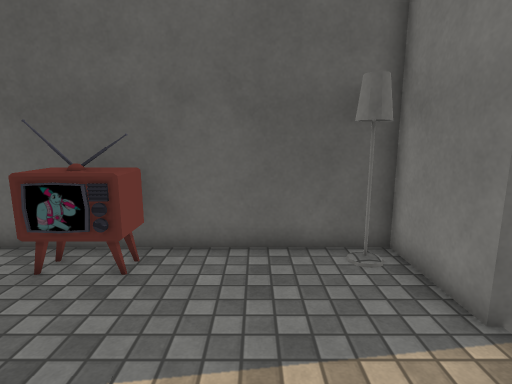
[1] (above)

16 first-person views from a walk through a 3-D level made in the Unity game engine. The camera is 1.5 m above the floor, tilts 10° down and sees 80° across. Doors are open. The floor is counted in squares, 0.5 m on a side. Each view is taken from the middle of a square. On the plan, view 1 faces up. The plan holds only what a view shows up to about 20 squares ahead; the rest is blank. The player character is not drawn. Some surface patterns are stand-ins.

[2]
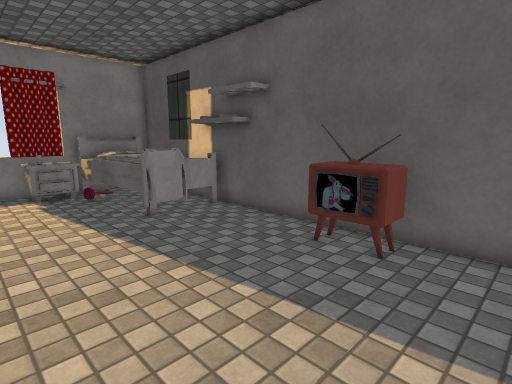

[3]
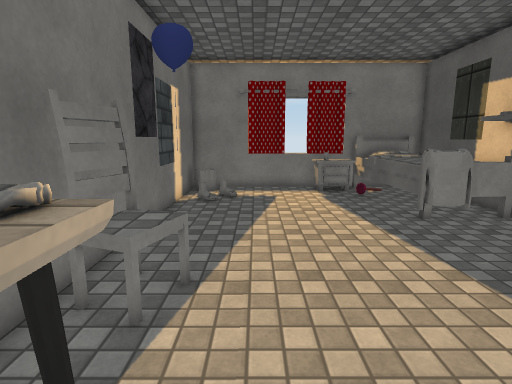

[4]
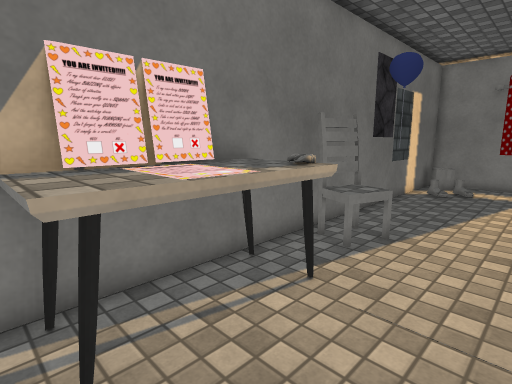

[5]
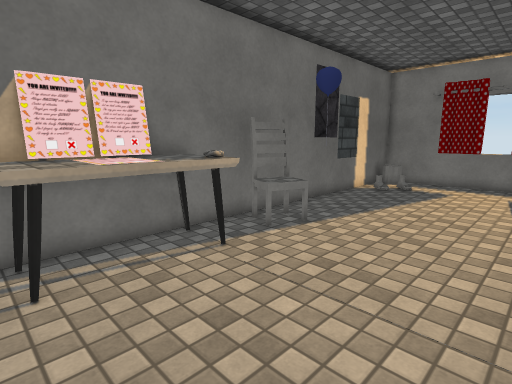

[6]
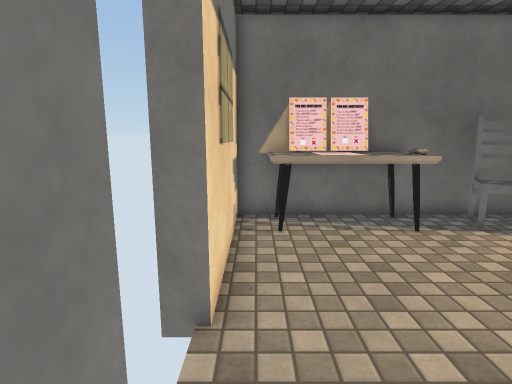

[7]
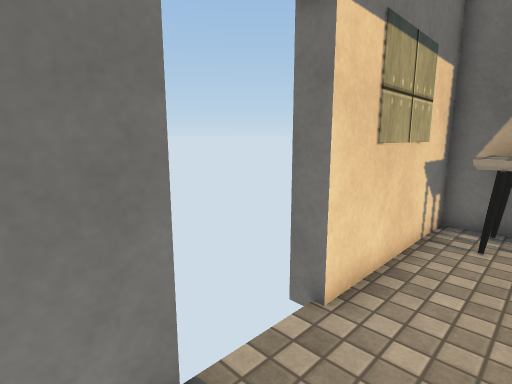

[8]
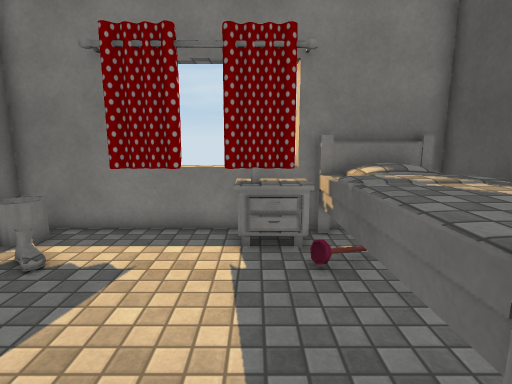

[9]
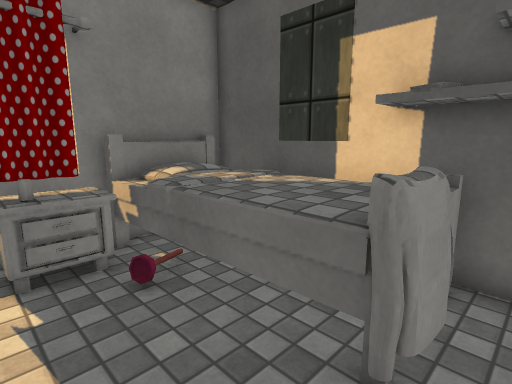

[10]
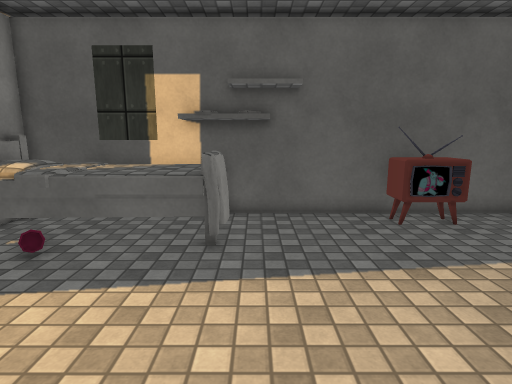

[11]
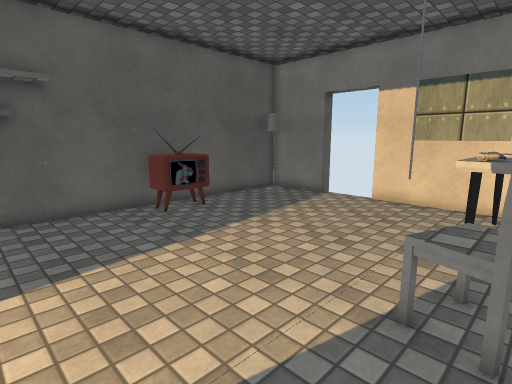

[12]
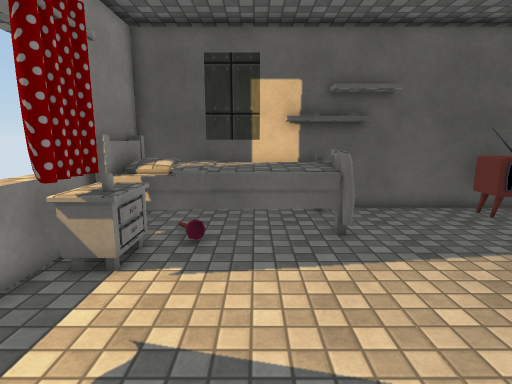

[13]
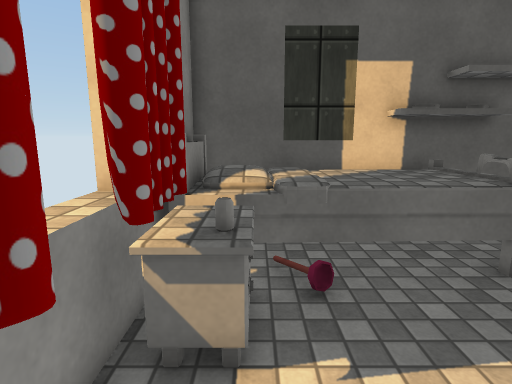

[14]
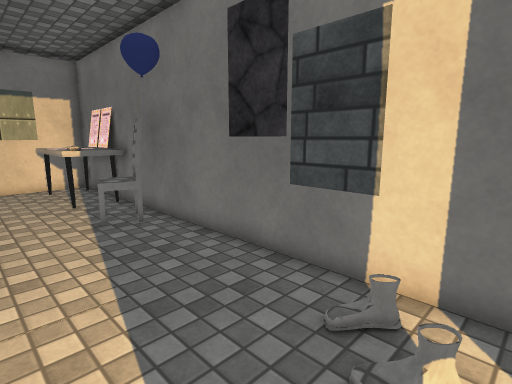

[15]
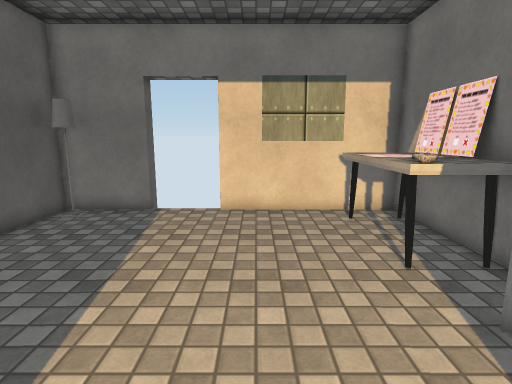

[16]
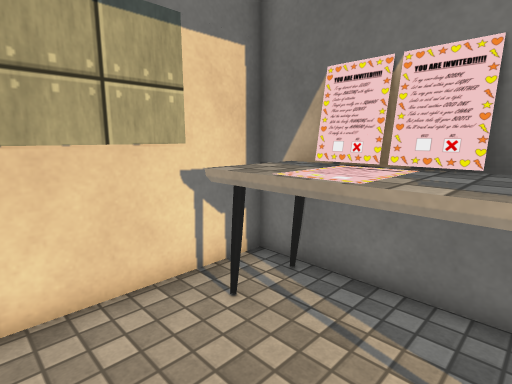

### Floor plan
Points are (right, up) in squares from view 1. A wall is a line through its corners. A room is listed if a view was taken in it or the views show most of it. See-through windows are left out.
Room 1 (views 1, 2, 3, 4, 5, 6, 7, 8, 9, 10, 11, 12, 13, 14, 15, 16)
walls: (-11, 4.4) (-11.3, 3.9) (-11.5, 5.6); (-11.4, 4.2) (-11.4, 5.7); (-11.4, 4.2) (-11.5, 4.7); (-11, 4.6) (-11.1, 4); (-11, 5.9) (-10.9, 5.3); (-11.1, 5.9) (-10.9, 5.4) (-11, 4.5) (-11.2, 4) (-11.6, 4.2) (-11.3, 5.8); (-19, 3.4) (-19.9, 3.4); (3.7, 4.5) (3.7, 8.1) (-19, 8.1) (-19, -5.9) (3.7, -5.9) (3.7, 1.5)
ways out: open door at (4, 3)
objects: other object (-18, -5) to (-17, -4); other object (-18, 1) to (-17, 3); bed (-18, 4) to (-12, 7); other object (-12, 7); other object (-6, -5) to (-5, -4); other object (-5, 6) to (-3, 7); desk (-3, -5) to (3, -3); lamp (2, 7) to (3, 7)

Positions as (right, up) in squares from view 1, and headings:
1: (0, 0), facing up
2: (0, -1), facing up-left
3: (0, -2), facing left
4: (3, 0), facing down-left
5: (3, 3), facing down-left
6: (3, 6), facing down
7: (1, 6), facing down-right
8: (-9, 2), facing left
9: (-10, 1), facing up-left
10: (-10, -4), facing up
11: (-11, -5), facing up-right
12: (-14, -5), facing up
13: (-17, -2), facing up
14: (-17, 0), facing down-right
15: (-9, 0), facing right
16: (-2, 0), facing down-right
